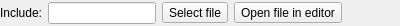
<?xml version="1.0" encoding="UTF-8"?>
<ui version="4.0">
 <class>IncludeFilterGUI</class>
 <widget class="QWidget" name="IncludeFilterGUI">
  <property name="geometry">
   <rect>
    <x>0</x>
    <y>0</y>
    <width>400</width>
    <height>26</height>
   </rect>
  </property>
  <property name="windowTitle">
   <string notr="true"/>
  </property>
  <layout class="QGridLayout" name="gridLayout" columnstretch="0,0,0,1,0,0">
   <property name="leftMargin">
    <number>0</number>
   </property>
   <property name="topMargin">
    <number>0</number>
   </property>
   <property name="rightMargin">
    <number>0</number>
   </property>
   <property name="bottomMargin">
    <number>0</number>
   </property>
   <item row="0" column="5">
    <spacer name="horizontalSpacer">
     <property name="orientation">
      <enum>Qt::Horizontal</enum>
     </property>
     <property name="sizeHint" stdset="0">
      <size>
       <width>1</width>
       <height>1</height>
      </size>
     </property>
    </spacer>
   </item>
   <item row="0" column="3">
    <widget class="QToolButton" name="openFileToolButton">
     <property name="text">
      <string>Open file in editor</string>
     </property>
     <property name="icon">
      <iconset resource="../Editor.qrc">
       <normaloff>:/icons/go-up.svg</normaloff>:/icons/go-up.svg</iconset>
     </property>
    </widget>
   </item>
   <item row="0" column="1">
    <widget class="ResizingLineEdit" name="pathLineEdit">
     <property name="sizePolicy">
      <sizepolicy hsizetype="Preferred" vsizetype="Fixed">
       <horstretch>0</horstretch>
       <verstretch>0</verstretch>
      </sizepolicy>
     </property>
    </widget>
   </item>
   <item row="0" column="2">
    <widget class="QToolButton" name="selectFileToolButton">
     <property name="text">
      <string>Select file</string>
     </property>
     <property name="icon">
      <iconset resource="../Editor.qrc">
       <normaloff>:/icons/document-open.svg</normaloff>:/icons/document-open.svg</iconset>
     </property>
    </widget>
   </item>
   <item row="0" column="0">
    <widget class="QLabel" name="includeLabel">
     <property name="text">
      <string>Include:</string>
     </property>
    </widget>
   </item>
   <item row="0" column="4">
    <widget class="QLabel" name="errorLabel">
     <property name="palette">
      <palette>
       <active>
        <colorrole role="WindowText">
         <brush brushstyle="SolidPattern">
          <color alpha="255">
           <red>255</red>
           <green>0</green>
           <blue>0</blue>
          </color>
         </brush>
        </colorrole>
       </active>
       <inactive>
        <colorrole role="WindowText">
         <brush brushstyle="SolidPattern">
          <color alpha="255">
           <red>255</red>
           <green>0</green>
           <blue>0</blue>
          </color>
         </brush>
        </colorrole>
       </inactive>
       <disabled>
        <colorrole role="WindowText">
         <brush brushstyle="SolidPattern">
          <color alpha="255">
           <red>120</red>
           <green>120</green>
           <blue>120</blue>
          </color>
         </brush>
        </colorrole>
       </disabled>
      </palette>
     </property>
     <property name="text">
      <string notr="true"/>
     </property>
    </widget>
   </item>
  </layout>
 </widget>
 <customwidgets>
  <customwidget>
   <class>ResizingLineEdit</class>
   <extends>QLineEdit</extends>
   <header>Editor/widgets/ResizingLineEdit.h</header>
  </customwidget>
 </customwidgets>
 <resources>
  <include location="../Editor.qrc"/>
 </resources>
 <connections/>
</ui>
